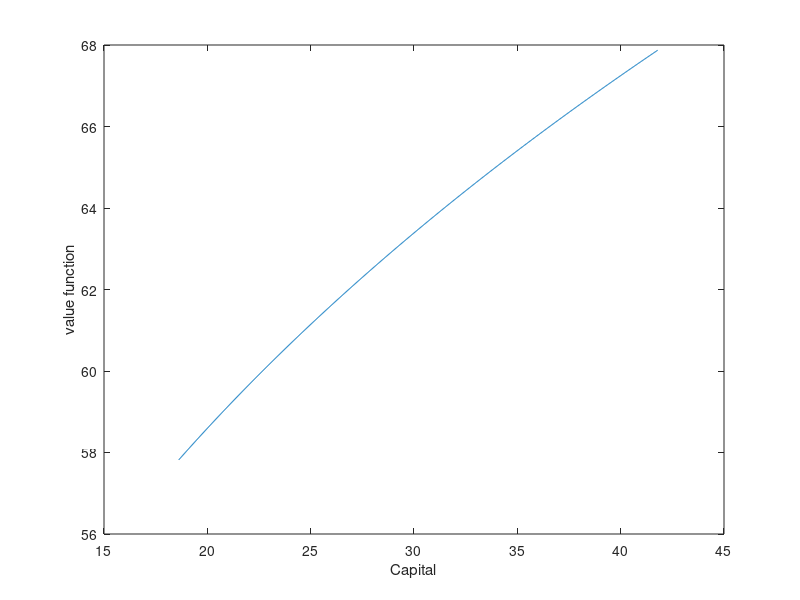
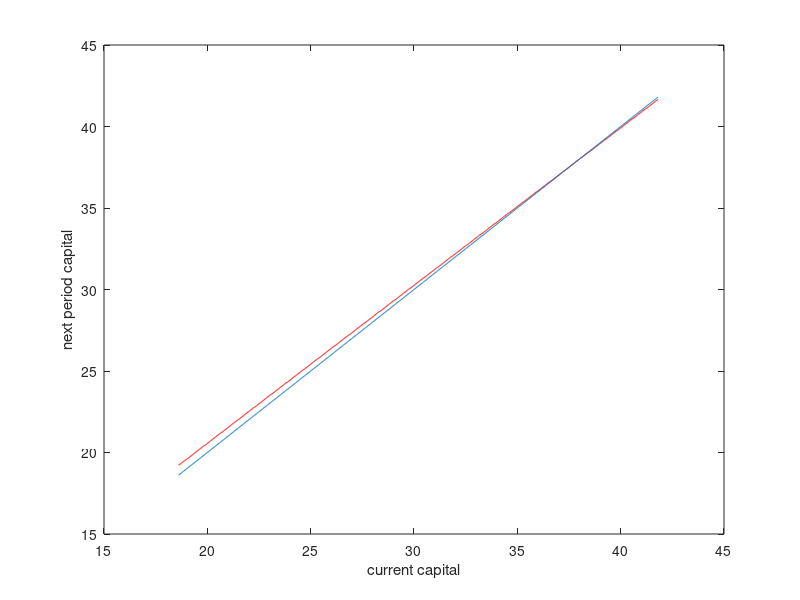

Reproduce these figures in MATLAB, in order. (Note: this script raises an error after producing the figures.)
% Macroeconomic Policy
% Camilo Pecha
% Problem set 1, question 2.1
% value function iteration for
% simple non-stochastic growth model

clear all
clc
% Functional Forms

% preferences: u(c)=log(ci+cbar)
% beta: discount factor
% delta is the rate of capital depreciation
% the production function is: k^alpha

% Basic Parameters

     beta=.99;
     alpha=.36;
     delta=0.025;
     theta=0.5;
     cbar=0.0001;
% Spaces
% here is specifyed the space that the capital stock lives in
% also is made an educated guess here so that the capital stock space
% includes the steady state and the hypothetical value ki=theta*Kss

% N is the size of the state space k and k' (i.e. the number of points in
% the grid)
N=1000;

% determine the steady state capital stock that we found analiticaly

Kss=(((1/(alpha*beta))-((1-delta)/alpha)))^(1/(alpha-1));

% put in bounds here for the capital stock space
% bounds are adjusted to let ki live in the state space 

Kl=Kss*.49; %the lower bound of K
Ku=Kss*1.1; %the upper bound of K
step=(Ku-Kl)/N;

K=Kl:step:Ku; % state space as a row vector
% n is the true length of the state space
n=length(K);
%steady state prices
wss=(1-alpha)*Kss^alpha;
rss=alpha*Kss^(alpha-1);
%initial capital for i
Kssi=theta*Kss;
%consumption of i given k0=theta*Kss
c=wss+(rss-delta)*(Kssi);
%Value function evaluated at the ki with steady state prices
v_ki=(1/(1-beta))*(log(c+cbar));

%Vector of production
Kalpha=K.^alpha;%the production function, a vector of capital values
% ytot is then total output available
ytot=Kalpha+(1-delta)*K; %output has size 1x1000

% VALUE FUNCTION ITERATION
% first we obtain an initial guess of the value
% function from the single period problem. 



% Matrix I plays the role of the future capital stock
colones=ones(n,1);
rowones= colones';
% I here is matrix where each column is K
I = K'*rowones;
% J is a matrix where each row is K
J= colones*K;
%consumption at each point in this space
Cbar=cbar*ones(n,n);
C = (J.^alpha)+(1-delta)*J -I ;

% current utility, current state as columns, future capital as rows
U=log(max((C+Cbar),Cbar)); %that is this is the initial guess on V


% Second we start the value function iteration routine.
V=zeros(1,n); %n is each value of k

% Iterations: using this first guess at V iterate 

T=100; % here T is the maximal number of iterations

%here we set our tolerance for convergence; 

toler=.0001; %the difference between value functions



for j=1:T;
w=ones(n,1)*V;
q=w';
r = U + beta*q;
v=max(r);
diff=sum((abs(V-v)));
if abs(diff) <= toler
   break
else
     V=v;
 end
end

%CHECK how v looks like
figure(1)
plot(K,V)
xlabel('Capital')
ylabel('value function')

% Having the vector v, I want to know the policy vector using the max to figure out which row was chosen for each
% level of the capital stock

[R,m]=max(r);

% now build a vector for future capital using the m-vector.

Kprime=[];

% now loop through the m-vector using the I matrix

for i=1:n
inv=I(m(i),i);
Kprime=[Kprime inv];
end

% here we plot the policy function against the 45 degree line

figure(2)
plot(K,Kprime,'r');
hold on;
plot(K,K);% so now we have a nice 45 degree line
xlabel('current capital')
ylabel('next period capital')
legend('policy function','current capital',0)

% use this plot to look for steady state and investment patterns
figure(3)
plot(K,Kprime-K)
xlabel('current capital')
ylabel('net investment')
% this command will plot the index of the policy function
%plot(m); % 

% simulation of transition dynamics

   P=130; % arbitrary length for transition path
   capind=ones(1,P);
   captran=ones(1,P);
   captran(1)= Kssi(capind(1)); %assuming that the economy starts in the ki=thetaKss
   
   for t=2:P
   capind(t)=(m(capind(t-1)));% so follow evolution in index space   
   captran(t)=K(capind(t)); % follow evoluation in capital space
	end
figure(4)    
plot(captran)
xlabel('time period')
ylabel('capital stock')
  
  
%Variables using the transition values 
ytr=captran.^alpha;
yss=Kss.^alpha;
Kptran=lagmatrix(captran,-1)';
%consumption with transition values

Ctran=ytr+(1-delta).*captran-Kptran;
Css=yss-delta.*Kss;
Cbartr=cbar*ones(1,P);
%Utility with trnasition values of k
Utran=log(Ctran+Cbartr);
Uss=log(Css+Cbartr);

figure(5)
plot(Ctran)
xlabel('time')
ylabel('consumption')


%Lifetime welfare


%Utility at the steady state is defined by v_ki found before

Utran=log(Ctran+Cbartr); %this is the utility given by the transition values

cond=captran-Kptran
cond(P)=0
stop=find(cond,1,'last');

V1=[];
V1(1)=Utran(1);
for i=2:stop
    V1(i)=(beta^i)*Utran(i);
end

Vnew=sum(V1)+(beta^stop/(1-beta))*Uss;

Udiff=v_ki-Vnew


%As can be seen, moving the value of theta and open the state space the
%decision of being in the economy or leave to an island change.

if Udiff>toler;
    disp('Do not go to the island since the welfare form leaving the economy is less than that if staying in.')
end





  
